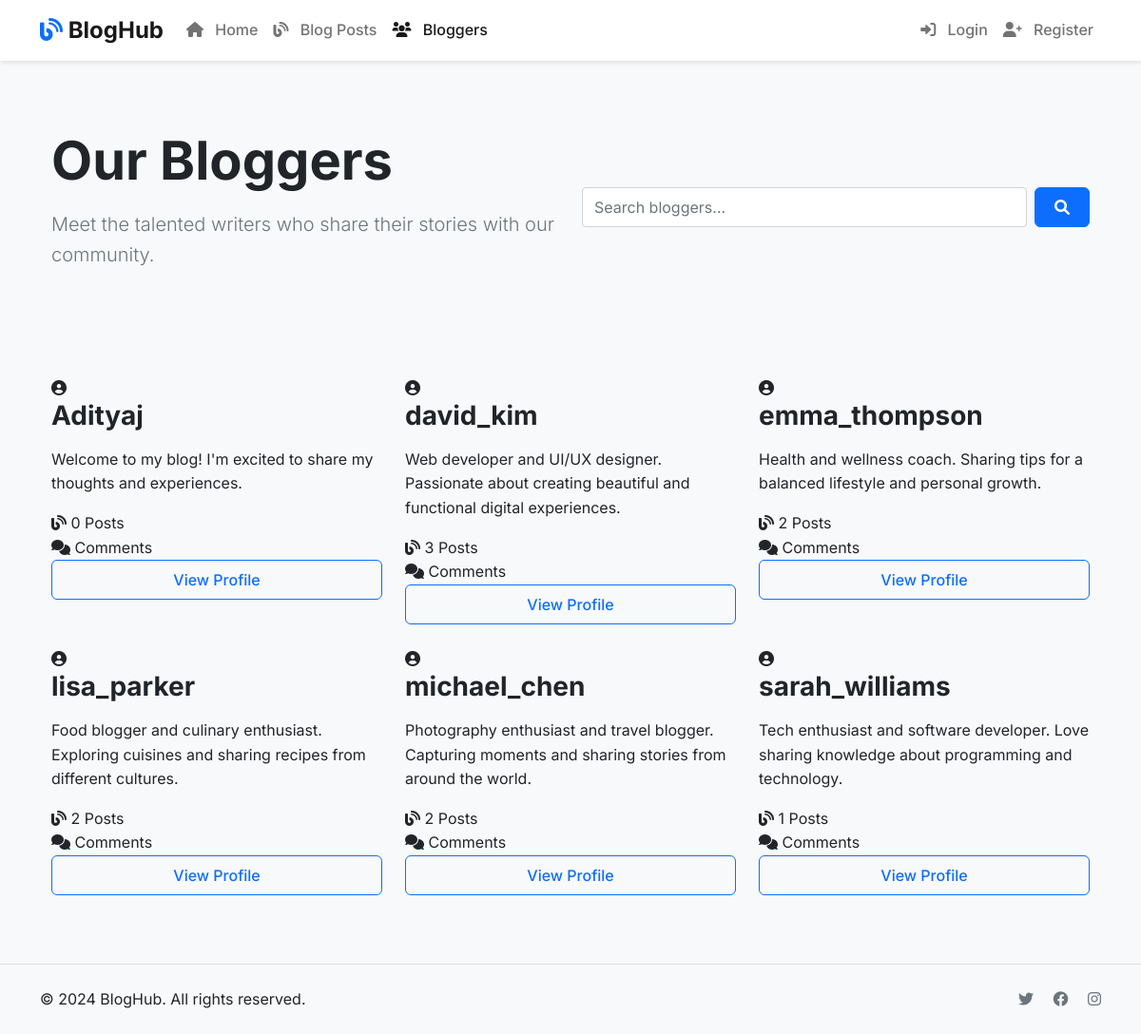
/blog/bloggers/, run on the app's committed database.
### blog/models.py (models this page shows, shortened)
class Blogger(models.Model):
    user = models.OneToOneField(User, on_delete=models.CASCADE)
    bio = models.TextField(max_length=500, help_text="Enter your bio details here.")
    def get_absolute_url(self):
        return reverse('blogger-detail', args=[str(self.id)])

### blog/views.py (the view)
# urls.py: path('bloggers/', views.BloggerListView.as_view(), name='bloggers'),
class BloggerListView(ListView):
    model = Blogger
    template_name = 'blog/blogger_list.html'
    context_object_name = 'blogger_list'
    paginate_by = 9
    def get_queryset(self):
        queryset = super().get_queryset()
        search_query = self.request.GET.get('search')
        if search_query:
            queryset = queryset.filter(
                Q(user__username__icontains=search_query) |
                Q(bio__icontains=search_query)
            )
        return queryset.order_by('user__username')

### templates/blog/blogger_list.html (shortened to what this page needs)
{% extends "base_generic.html" %}
{% block content %}
<div class="page-header bg-light py-5 mb-5">
    <div class="container">
        <div class="row align-items-center">
            <div class="col-lg-6">
                <h1 class="display-4 fw-bold mb-3">Our Bloggers</h1>
                <p class="lead text-muted">Meet the talented writers who share their stories with our community.</p>
            </div>
            <div class="col-lg-6 text-lg-end">
                <div class="search-box">
                    <form action="" method="get" class="d-flex gap-2">
                        <input type="text" name="search" class="form-control" placeholder="Search bloggers..." value="{{ request.GET.search }}">
                        <button type="submit" class="btn btn-primary">
                            <i class="fas fa-search"></i>
                        </button>
                    </form>
                </div>
            </div>
        </div>
    </div>
</div>
<div class="container">
    <div class="row g-4">
        {% for blogger in blogger_list %}
        <div class="col-md-6 col-lg-4">
            <div class="blogger-card">
                <div class="blogger-header">
                    <div class="blogger-avatar">
                        <i class="fas fa-user-circle"></i>
                    </div>
                    <div class="blogger-info">
                        <h3 class="blogger-name">{{ blogger.user.username }}</h3>
                        <p class="blogger-bio">{{ blogger.bio|truncatewords:20 }}</p>
                    </div>
                </div>
                <div class="blogger-stats">
                    <div class="stat-item">
                        <i class="fas fa-blog"></i>
                        <span>{{ blogger.blogpost_set.count }} Posts</span>
                    </div>
                    <div class="stat-item">
                        <i class="fas fa-comments"></i>
                        <span>{{ blogger.comment_set.count }} Comments</span>
                    </div>
                </div>
                <div class="blogger-footer">
                    <a href="{{ blogger.get_absolute_url }}" class="btn btn-outline-primary w-100">
                        View Profile
                    </a>
                </div>
            </div>
        </div>
        {% endfor %}
    </div>
</div>
{% endblock %}

### static/css/style.css (style rules this page uses)
:root { --primary-color: #0d6efd; --secondary-color: #6c757d; --success-color: #198754; --info-color: #0dcaf0; --warning-color: #ffc107; --danger-color: #dc3545; --light-color: #f8f9fa; --dark-color: #212529; --border-radius: 0.375rem; --transition: all 0.2s ease-in-out; }
body { font-family: 'Inter', -apple-system, BlinkMacSystemFont, 'Segoe UI', Roboto, 'Helvetica Neue', Arial, sans-serif; color: var(--dark-color); line-height: 1.6; background-color: var(--light-color); }
.btn { font-weight: 500; padding: 0.5rem 1.25rem; border-radius: var(--border-radius); transition: var(--transition); }
.btn-primary { background-color: var(--primary-color); border-color: var(--primary-color); }
.btn-outline-primary { color: var(--primary-color); border-color: var(--primary-color); }
h1, h2, h3, h4, h5, h6 { font-weight: 700; color: var(--dark-color); margin-bottom: 1rem; }
.display-4 { font-weight: 800; }
.lead { font-size: 1.25rem; font-weight: 300; }

### data on the page
Blogger: user.username "Adityaj", bio "Welcome to my blog! I'm excited to share my thoughts and experiences.", blogpost_set.count "0"
Blogger: user.username "david_kim", bio "Web developer and UI/UX designer. Passionate about creating beautiful and functional digital experiences.", blogpost_set.count "3"
Blogger: user.username "emma_thompson", bio "Health and wellness coach. Sharing tips for a balanced lifestyle and personal growth.", blogpost_set.count "2"
Blogger: user.username "lisa_parker", bio "Food blogger and culinary enthusiast. Exploring cuisines and sharing recipes from different cultures.", blogpost_set.count "2"
Blogger: user.username "michael_chen", bio "Photography enthusiast and travel blogger. Capturing moments and sharing stories from around the world.", blogpost_set.count "2"
Blogger: user.username "sarah_williams", bio "Tech enthusiast and software developer. Love sharing knowledge about programming and technology.", blogpost_set.count "1"
